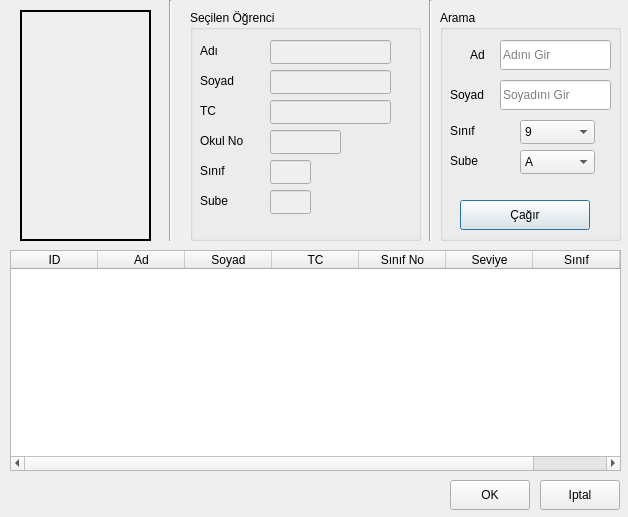
<?xml version="1.0" encoding="UTF-8"?>
<ui version="4.0">
 <class>Dialog</class>
 <widget class="QDialog" name="Dialog">
  <property name="geometry">
   <rect>
    <x>0</x>
    <y>0</y>
    <width>628</width>
    <height>517</height>
   </rect>
  </property>
  <property name="windowTitle">
   <string>Dialog</string>
  </property>
  <widget class="QGroupBox" name="groupBox">
   <property name="geometry">
    <rect>
     <x>440</x>
     <y>10</y>
     <width>181</width>
     <height>231</height>
    </rect>
   </property>
   <property name="title">
    <string>Arama</string>
   </property>
   <widget class="QLineEdit" name="lineEdit">
    <property name="geometry">
     <rect>
      <x>60</x>
      <y>30</y>
      <width>111</width>
      <height>30</height>
     </rect>
    </property>
    <property name="placeholderText">
     <string>Adını Gir</string>
    </property>
   </widget>
   <widget class="QLabel" name="label_2">
    <property name="geometry">
     <rect>
      <x>10</x>
      <y>70</y>
      <width>50</width>
      <height>30</height>
     </rect>
    </property>
    <property name="text">
     <string>Soyad</string>
    </property>
   </widget>
   <widget class="QLabel" name="label">
    <property name="geometry">
     <rect>
      <x>30</x>
      <y>30</y>
      <width>31</width>
      <height>30</height>
     </rect>
    </property>
    <property name="text">
     <string>Ad</string>
    </property>
   </widget>
   <widget class="QLineEdit" name="lineEdit_2">
    <property name="geometry">
     <rect>
      <x>60</x>
      <y>70</y>
      <width>111</width>
      <height>30</height>
     </rect>
    </property>
    <property name="placeholderText">
     <string>Soyadını Gir</string>
    </property>
   </widget>
   <widget class="QPushButton" name="pushButton">
    <property name="geometry">
     <rect>
      <x>20</x>
      <y>190</y>
      <width>130</width>
      <height>30</height>
     </rect>
    </property>
    <property name="text">
     <string>Çağır</string>
    </property>
   </widget>
   <widget class="QLabel" name="label_7">
    <property name="geometry">
     <rect>
      <x>10</x>
      <y>110</y>
      <width>51</width>
      <height>21</height>
     </rect>
    </property>
    <property name="text">
     <string>Sınıf</string>
    </property>
   </widget>
   <widget class="QLabel" name="label_8">
    <property name="geometry">
     <rect>
      <x>10</x>
      <y>140</y>
      <width>51</width>
      <height>21</height>
     </rect>
    </property>
    <property name="text">
     <string>Sube</string>
    </property>
   </widget>
   <widget class="QComboBox" name="comboBox">
    <property name="geometry">
     <rect>
      <x>80</x>
      <y>140</y>
      <width>75</width>
      <height>24</height>
     </rect>
    </property>
    <item>
     <property name="text">
      <string>A</string>
     </property>
    </item>
    <item>
     <property name="text">
      <string>B</string>
     </property>
    </item>
    <item>
     <property name="text">
      <string>C</string>
     </property>
    </item>
    <item>
     <property name="text">
      <string>D</string>
     </property>
    </item>
    <item>
     <property name="text">
      <string>E</string>
     </property>
    </item>
    <item>
     <property name="text">
      <string>F</string>
     </property>
    </item>
   </widget>
   <widget class="QComboBox" name="comboBox_2">
    <property name="geometry">
     <rect>
      <x>80</x>
      <y>110</y>
      <width>75</width>
      <height>24</height>
     </rect>
    </property>
    <item>
     <property name="text">
      <string>9</string>
     </property>
    </item>
    <item>
     <property name="text">
      <string>10</string>
     </property>
    </item>
    <item>
     <property name="text">
      <string>11</string>
     </property>
    </item>
    <item>
     <property name="text">
      <string>12</string>
     </property>
    </item>
    <item>
     <property name="text">
      <string>Mezun</string>
     </property>
    </item>
   </widget>
  </widget>
  <widget class="QGroupBox" name="groupBox_2">
   <property name="geometry">
    <rect>
     <x>190</x>
     <y>10</y>
     <width>231</width>
     <height>231</height>
    </rect>
   </property>
   <property name="title">
    <string>Seçilen Öğrenci</string>
   </property>
   <widget class="QLabel" name="label_3">
    <property name="geometry">
     <rect>
      <x>10</x>
      <y>30</y>
      <width>81</width>
      <height>21</height>
     </rect>
    </property>
    <property name="text">
     <string>Adı</string>
    </property>
   </widget>
   <widget class="QLabel" name="label_4">
    <property name="geometry">
     <rect>
      <x>10</x>
      <y>60</y>
      <width>81</width>
      <height>21</height>
     </rect>
    </property>
    <property name="text">
     <string>Soyad</string>
    </property>
   </widget>
   <widget class="QLabel" name="label_5">
    <property name="geometry">
     <rect>
      <x>10</x>
      <y>90</y>
      <width>81</width>
      <height>21</height>
     </rect>
    </property>
    <property name="text">
     <string>TC</string>
    </property>
   </widget>
   <widget class="QLabel" name="label_6">
    <property name="geometry">
     <rect>
      <x>10</x>
      <y>120</y>
      <width>81</width>
      <height>21</height>
     </rect>
    </property>
    <property name="text">
     <string>Okul No</string>
    </property>
   </widget>
   <widget class="QLineEdit" name="lineEdit_3">
    <property name="enabled">
     <bool>false</bool>
    </property>
    <property name="geometry">
     <rect>
      <x>80</x>
      <y>30</y>
      <width>121</width>
      <height>24</height>
     </rect>
    </property>
   </widget>
   <widget class="QLineEdit" name="lineEdit_4">
    <property name="enabled">
     <bool>false</bool>
    </property>
    <property name="geometry">
     <rect>
      <x>80</x>
      <y>60</y>
      <width>121</width>
      <height>24</height>
     </rect>
    </property>
   </widget>
   <widget class="QLineEdit" name="lineEdit_5">
    <property name="enabled">
     <bool>false</bool>
    </property>
    <property name="geometry">
     <rect>
      <x>80</x>
      <y>90</y>
      <width>121</width>
      <height>24</height>
     </rect>
    </property>
   </widget>
   <widget class="QLineEdit" name="lineEdit_6">
    <property name="enabled">
     <bool>false</bool>
    </property>
    <property name="geometry">
     <rect>
      <x>80</x>
      <y>120</y>
      <width>71</width>
      <height>24</height>
     </rect>
    </property>
   </widget>
   <widget class="QLineEdit" name="lineEdit_7">
    <property name="enabled">
     <bool>false</bool>
    </property>
    <property name="geometry">
     <rect>
      <x>80</x>
      <y>150</y>
      <width>41</width>
      <height>24</height>
     </rect>
    </property>
   </widget>
   <widget class="QLineEdit" name="lineEdit_8">
    <property name="enabled">
     <bool>false</bool>
    </property>
    <property name="geometry">
     <rect>
      <x>80</x>
      <y>180</y>
      <width>41</width>
      <height>24</height>
     </rect>
    </property>
   </widget>
   <widget class="QLabel" name="label_9">
    <property name="geometry">
     <rect>
      <x>10</x>
      <y>180</y>
      <width>51</width>
      <height>21</height>
     </rect>
    </property>
    <property name="text">
     <string>Sube</string>
    </property>
   </widget>
   <widget class="QLabel" name="label_10">
    <property name="geometry">
     <rect>
      <x>10</x>
      <y>150</y>
      <width>51</width>
      <height>21</height>
     </rect>
    </property>
    <property name="text">
     <string>Sınıf</string>
    </property>
   </widget>
  </widget>
  <widget class="Line" name="line_2">
   <property name="geometry">
    <rect>
     <x>420</x>
     <y>0</y>
     <width>20</width>
     <height>241</height>
    </rect>
   </property>
   <property name="orientation">
    <enum>Qt::Vertical</enum>
   </property>
  </widget>
  <widget class="Line" name="line">
   <property name="geometry">
    <rect>
     <x>160</x>
     <y>0</y>
     <width>20</width>
     <height>241</height>
    </rect>
   </property>
   <property name="orientation">
    <enum>Qt::Vertical</enum>
   </property>
  </widget>
  <widget class="QTableWidget" name="tableWidget">
   <property name="geometry">
    <rect>
     <x>10</x>
     <y>250</y>
     <width>611</width>
     <height>221</height>
    </rect>
   </property>
   <property name="sizePolicy">
    <sizepolicy hsizetype="Minimum" vsizetype="Minimum">
     <horstretch>0</horstretch>
     <verstretch>0</verstretch>
    </sizepolicy>
   </property>
   <property name="editTriggers">
    <set>QAbstractItemView::NoEditTriggers</set>
   </property>
   <property name="selectionMode">
    <enum>QAbstractItemView::SingleSelection</enum>
   </property>
   <property name="selectionBehavior">
    <enum>QAbstractItemView::SelectRows</enum>
   </property>
   <attribute name="horizontalHeaderCascadingSectionResizes">
    <bool>true</bool>
   </attribute>
   <attribute name="horizontalHeaderMinimumSectionSize">
    <number>43</number>
   </attribute>
   <attribute name="horizontalHeaderDefaultSectionSize">
    <number>87</number>
   </attribute>
   <attribute name="horizontalHeaderShowSortIndicator" stdset="0">
    <bool>true</bool>
   </attribute>
   <attribute name="horizontalHeaderStretchLastSection">
    <bool>true</bool>
   </attribute>
   <attribute name="verticalHeaderCascadingSectionResizes">
    <bool>true</bool>
   </attribute>
   <attribute name="verticalHeaderDefaultSectionSize">
    <number>33</number>
   </attribute>
   <column>
    <property name="text">
     <string>ID</string>
    </property>
   </column>
   <column>
    <property name="text">
     <string>Ad</string>
    </property>
   </column>
   <column>
    <property name="text">
     <string>Soyad</string>
    </property>
   </column>
   <column>
    <property name="text">
     <string>TC</string>
    </property>
   </column>
   <column>
    <property name="text">
     <string>Sınıf No</string>
    </property>
   </column>
   <column>
    <property name="text">
     <string>Seviye</string>
    </property>
   </column>
   <column>
    <property name="text">
     <string>Sınıf</string>
    </property>
   </column>
   <column>
    <property name="text">
     <string>image_link</string>
    </property>
   </column>
  </widget>
  <widget class="QLabel" name="label_11">
   <property name="geometry">
    <rect>
     <x>20</x>
     <y>10</y>
     <width>131</width>
     <height>231</height>
    </rect>
   </property>
   <property name="frameShape">
    <enum>QFrame::WinPanel</enum>
   </property>
   <property name="text">
    <string/>
   </property>
  </widget>
  <widget class="QPushButton" name="pushButton_2">
   <property name="geometry">
    <rect>
     <x>450</x>
     <y>480</y>
     <width>80</width>
     <height>30</height>
    </rect>
   </property>
   <property name="text">
    <string>OK</string>
   </property>
  </widget>
  <widget class="QPushButton" name="pushButton_3">
   <property name="geometry">
    <rect>
     <x>540</x>
     <y>480</y>
     <width>80</width>
     <height>30</height>
    </rect>
   </property>
   <property name="text">
    <string>Iptal</string>
   </property>
  </widget>
 </widget>
 <resources/>
 <connections/>
</ui>
